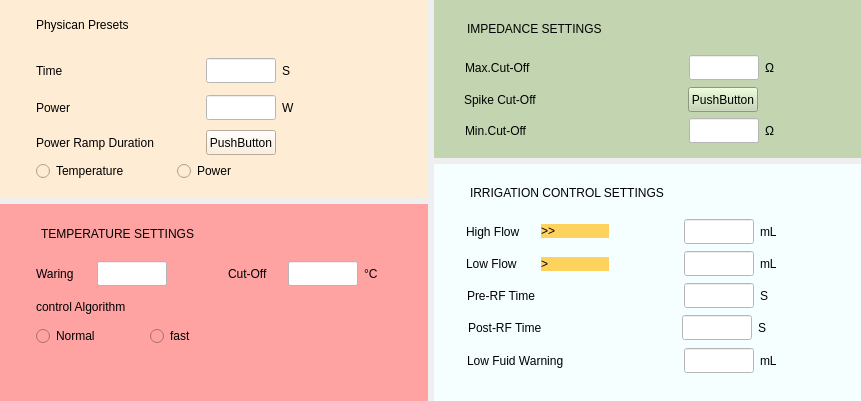
<?xml version="1.0" encoding="UTF-8"?>
<ui version="4.0">
 <class>settingpage</class>
 <widget class="QWidget" name="settingpage">
  <property name="geometry">
   <rect>
    <x>0</x>
    <y>0</y>
    <width>861</width>
    <height>401</height>
   </rect>
  </property>
  <property name="windowTitle">
   <string>settingpage</string>
  </property>
  <widget class="QWidget" name="horizontalLayoutWidget">
   <property name="geometry">
    <rect>
     <x>0</x>
     <y>0</y>
     <width>861</width>
     <height>401</height>
    </rect>
   </property>
   <layout class="QHBoxLayout" name="cathetersettingpage" stretch="5,5">
    <property name="rightMargin">
     <number>0</number>
    </property>
    <item>
     <layout class="QVBoxLayout" name="verticalLayout">
      <property name="bottomMargin">
       <number>0</number>
      </property>
      <item>
       <widget class="QWidget" name="settingPage1" native="true">
        <property name="styleSheet">
         <string notr="true">background-color:rgb(255, 236, 212);</string>
        </property>
        <layout class="QVBoxLayout" name="settingpage1" stretch="3,2,2,2,2,1">
         <property name="topMargin">
          <number>1</number>
         </property>
         <property name="bottomMargin">
          <number>1</number>
         </property>
         <item>
          <layout class="QHBoxLayout" name="horizontalLayout_2" stretch="1,7,7">
           <item>
            <spacer name="horizontalSpacer_2">
             <property name="orientation">
              <enum>Qt::Horizontal</enum>
             </property>
             <property name="sizeHint" stdset="0">
              <size>
               <width>40</width>
               <height>20</height>
              </size>
             </property>
            </spacer>
           </item>
           <item>
            <widget class="QLabel" name="label_physican">
             <property name="styleSheet">
              <string notr="true">font: 75 14pt &quot;Arial Narrow&quot;;</string>
             </property>
             <property name="text">
              <string>Physican Presets</string>
             </property>
            </widget>
           </item>
           <item>
            <spacer name="horizontalSpacer_3">
             <property name="orientation">
              <enum>Qt::Horizontal</enum>
             </property>
             <property name="sizeHint" stdset="0">
              <size>
               <width>40</width>
               <height>20</height>
              </size>
             </property>
            </spacer>
           </item>
          </layout>
         </item>
         <item>
          <layout class="QHBoxLayout" name="horizontalLayout" stretch="1,6,1,1,4">
           <item>
            <spacer name="horizontalSpacer">
             <property name="orientation">
              <enum>Qt::Horizontal</enum>
             </property>
             <property name="sizeHint" stdset="0">
              <size>
               <width>40</width>
               <height>20</height>
              </size>
             </property>
            </spacer>
           </item>
           <item>
            <widget class="QLabel" name="label_physican_time">
             <property name="styleSheet">
              <string notr="true">font: 12pt &quot;Arial Narrow&quot;;</string>
             </property>
             <property name="text">
              <string>Time</string>
             </property>
            </widget>
           </item>
           <item>
            <widget class="QLineEdit" name="lineEdit_physican_time">
             <property name="minimumSize">
              <size>
               <width>70</width>
               <height>25</height>
              </size>
             </property>
             <property name="styleSheet">
              <string notr="true">background-color:rgb(255, 255, 255);</string>
             </property>
            </widget>
           </item>
           <item>
            <widget class="QLabel" name="label_physican_time_s">
             <property name="styleSheet">
              <string notr="true">font: 12pt &quot;Arial Narrow&quot;;</string>
             </property>
             <property name="text">
              <string>S</string>
             </property>
            </widget>
           </item>
           <item>
            <spacer name="horizontalSpacer_5">
             <property name="orientation">
              <enum>Qt::Horizontal</enum>
             </property>
             <property name="sizeHint" stdset="0">
              <size>
               <width>40</width>
               <height>20</height>
              </size>
             </property>
            </spacer>
           </item>
          </layout>
         </item>
         <item>
          <layout class="QHBoxLayout" name="horizontalLayout_3" stretch="1,6,1,1,4">
           <item>
            <spacer name="horizontalSpacer_6">
             <property name="orientation">
              <enum>Qt::Horizontal</enum>
             </property>
             <property name="sizeHint" stdset="0">
              <size>
               <width>40</width>
               <height>20</height>
              </size>
             </property>
            </spacer>
           </item>
           <item>
            <widget class="QLabel" name="label_physican_power">
             <property name="styleSheet">
              <string notr="true">font: 12pt &quot;Arial Narrow&quot;;</string>
             </property>
             <property name="text">
              <string>Power</string>
             </property>
            </widget>
           </item>
           <item>
            <widget class="QLineEdit" name="lineEdit_physican_power">
             <property name="minimumSize">
              <size>
               <width>70</width>
               <height>25</height>
              </size>
             </property>
             <property name="styleSheet">
              <string notr="true">background-color:rgb(255, 255, 255);</string>
             </property>
            </widget>
           </item>
           <item>
            <widget class="QLabel" name="label_physican_power_w">
             <property name="styleSheet">
              <string notr="true">font: 12pt &quot;Arial Narrow&quot;;</string>
             </property>
             <property name="text">
              <string>W</string>
             </property>
            </widget>
           </item>
           <item>
            <spacer name="horizontalSpacer_8">
             <property name="orientation">
              <enum>Qt::Horizontal</enum>
             </property>
             <property name="sizeHint" stdset="0">
              <size>
               <width>40</width>
               <height>20</height>
              </size>
             </property>
            </spacer>
           </item>
          </layout>
         </item>
         <item>
          <layout class="QHBoxLayout" name="horizontalLayout_4" stretch="4,24,4,21">
           <item>
            <spacer name="horizontalSpacer_9">
             <property name="orientation">
              <enum>Qt::Horizontal</enum>
             </property>
             <property name="sizeHint" stdset="0">
              <size>
               <width>40</width>
               <height>20</height>
              </size>
             </property>
            </spacer>
           </item>
           <item>
            <widget class="QLabel" name="label_physican_duration">
             <property name="styleSheet">
              <string notr="true">font: 12pt &quot;Arial Narrow&quot;;</string>
             </property>
             <property name="text">
              <string>Power Ramp Duration</string>
             </property>
            </widget>
           </item>
           <item>
            <widget class="QPushButton" name="pushButton_physican_duration">
             <property name="minimumSize">
              <size>
               <width>70</width>
               <height>25</height>
              </size>
             </property>
             <property name="text">
              <string>PushButton</string>
             </property>
            </widget>
           </item>
           <item>
            <spacer name="horizontalSpacer_11">
             <property name="orientation">
              <enum>Qt::Horizontal</enum>
             </property>
             <property name="sizeHint" stdset="0">
              <size>
               <width>40</width>
               <height>20</height>
              </size>
             </property>
            </spacer>
           </item>
          </layout>
         </item>
         <item>
          <layout class="QHBoxLayout" name="horizontalLayout_5" stretch="1,5,4,5">
           <item>
            <spacer name="horizontalSpacer_4">
             <property name="orientation">
              <enum>Qt::Horizontal</enum>
             </property>
             <property name="sizeHint" stdset="0">
              <size>
               <width>40</width>
               <height>20</height>
              </size>
             </property>
            </spacer>
           </item>
           <item>
            <widget class="QRadioButton" name="radioButton_physican_temperature">
             <property name="styleSheet">
              <string notr="true">font: 12pt &quot;Arial Narrow&quot;;</string>
             </property>
             <property name="text">
              <string>Temperature</string>
             </property>
            </widget>
           </item>
           <item>
            <widget class="QRadioButton" name="radioButton_physican_power">
             <property name="styleSheet">
              <string notr="true">font: 12pt &quot;Arial Narrow&quot;;</string>
             </property>
             <property name="text">
              <string>Power</string>
             </property>
            </widget>
           </item>
           <item>
            <spacer name="horizontalSpacer_7">
             <property name="orientation">
              <enum>Qt::Horizontal</enum>
             </property>
             <property name="sizeHint" stdset="0">
              <size>
               <width>40</width>
               <height>20</height>
              </size>
             </property>
            </spacer>
           </item>
          </layout>
         </item>
         <item>
          <spacer name="verticalSpacer_4">
           <property name="orientation">
            <enum>Qt::Vertical</enum>
           </property>
           <property name="sizeHint" stdset="0">
            <size>
             <width>20</width>
             <height>40</height>
            </size>
           </property>
          </spacer>
         </item>
        </layout>
       </widget>
      </item>
      <item>
       <widget class="QWidget" name="settingPage3" native="true">
        <property name="styleSheet">
         <string notr="true">background-color:rgb(255, 162, 162);
</string>
        </property>
        <layout class="QVBoxLayout" name="settingpage3" stretch="3,2,2,2,4">
         <property name="bottomMargin">
          <number>1</number>
         </property>
         <item>
          <layout class="QHBoxLayout" name="horizontalLayout_6" stretch="1,4,7">
           <item>
            <spacer name="horizontalSpacer_10">
             <property name="orientation">
              <enum>Qt::Horizontal</enum>
             </property>
             <property name="sizeHint" stdset="0">
              <size>
               <width>40</width>
               <height>20</height>
              </size>
             </property>
            </spacer>
           </item>
           <item>
            <widget class="QLabel" name="label_temperature">
             <property name="styleSheet">
              <string notr="true">font: 75 14pt &quot;Arial Narrow&quot;;</string>
             </property>
             <property name="text">
              <string>TEMPERATURE SETTINGS</string>
             </property>
            </widget>
           </item>
           <item>
            <spacer name="horizontalSpacer_12">
             <property name="orientation">
              <enum>Qt::Horizontal</enum>
             </property>
             <property name="sizeHint" stdset="0">
              <size>
               <width>40</width>
               <height>20</height>
              </size>
             </property>
            </spacer>
           </item>
          </layout>
         </item>
         <item>
          <layout class="QHBoxLayout" name="horizontalLayout_8" stretch="1,2,1,2,2,1,2">
           <item>
            <spacer name="horizontalSpacer_13">
             <property name="orientation">
              <enum>Qt::Horizontal</enum>
             </property>
             <property name="sizeHint" stdset="0">
              <size>
               <width>40</width>
               <height>20</height>
              </size>
             </property>
            </spacer>
           </item>
           <item>
            <widget class="QLabel" name="label_temperature_waring">
             <property name="styleSheet">
              <string notr="true">font: 12pt &quot;Arial Narrow&quot;;</string>
             </property>
             <property name="text">
              <string>Waring</string>
             </property>
            </widget>
           </item>
           <item>
            <widget class="QLineEdit" name="lineEdit_temperature_waring">
             <property name="minimumSize">
              <size>
               <width>70</width>
               <height>25</height>
              </size>
             </property>
             <property name="styleSheet">
              <string notr="true">background-color:rgb(255, 255, 255);</string>
             </property>
            </widget>
           </item>
           <item>
            <spacer name="horizontalSpacer_14">
             <property name="orientation">
              <enum>Qt::Horizontal</enum>
             </property>
             <property name="sizeHint" stdset="0">
              <size>
               <width>40</width>
               <height>20</height>
              </size>
             </property>
            </spacer>
           </item>
           <item>
            <widget class="QLabel" name="label_temperature_cutoff">
             <property name="styleSheet">
              <string notr="true">font: 12pt &quot;Arial Narrow&quot;;</string>
             </property>
             <property name="text">
              <string>Cut-Off</string>
             </property>
            </widget>
           </item>
           <item>
            <widget class="QLineEdit" name="lineEdit_temperature_cutoff">
             <property name="minimumSize">
              <size>
               <width>70</width>
               <height>25</height>
              </size>
             </property>
             <property name="styleSheet">
              <string notr="true">background-color:rgb(255, 255, 255);</string>
             </property>
            </widget>
           </item>
           <item>
            <widget class="QLabel" name="label_temperature_cutoff2">
             <property name="styleSheet">
              <string notr="true">font: 12pt &quot;Arial Narrow&quot;;</string>
             </property>
             <property name="text">
              <string>°C</string>
             </property>
            </widget>
           </item>
          </layout>
         </item>
         <item>
          <layout class="QHBoxLayout" name="horizontalLayout_9" stretch="1,5,9">
           <item>
            <spacer name="horizontalSpacer_15">
             <property name="orientation">
              <enum>Qt::Horizontal</enum>
             </property>
             <property name="sizeHint" stdset="0">
              <size>
               <width>40</width>
               <height>20</height>
              </size>
             </property>
            </spacer>
           </item>
           <item>
            <widget class="QLabel" name="label_temperature_control">
             <property name="styleSheet">
              <string notr="true">font: 12pt &quot;Arial Narrow&quot;;</string>
             </property>
             <property name="text">
              <string>control Algorithm</string>
             </property>
            </widget>
           </item>
           <item>
            <spacer name="horizontalSpacer_16">
             <property name="orientation">
              <enum>Qt::Horizontal</enum>
             </property>
             <property name="sizeHint" stdset="0">
              <size>
               <width>40</width>
               <height>20</height>
              </size>
             </property>
            </spacer>
           </item>
          </layout>
         </item>
         <item>
          <layout class="QHBoxLayout" name="horizontalLayout_7" stretch="1,4,3,7">
           <item>
            <spacer name="horizontalSpacer_18">
             <property name="orientation">
              <enum>Qt::Horizontal</enum>
             </property>
             <property name="sizeHint" stdset="0">
              <size>
               <width>40</width>
               <height>20</height>
              </size>
             </property>
            </spacer>
           </item>
           <item>
            <widget class="QRadioButton" name="radioButton_temperature_normal">
             <property name="styleSheet">
              <string notr="true">font: 12pt &quot;Arial Narrow&quot;;</string>
             </property>
             <property name="text">
              <string>Normal</string>
             </property>
            </widget>
           </item>
           <item>
            <widget class="QRadioButton" name="radioButton_temperature_fast">
             <property name="styleSheet">
              <string notr="true">font: 12pt &quot;Arial Narrow&quot;;</string>
             </property>
             <property name="text">
              <string>fast</string>
             </property>
            </widget>
           </item>
           <item>
            <spacer name="horizontalSpacer_17">
             <property name="orientation">
              <enum>Qt::Horizontal</enum>
             </property>
             <property name="sizeHint" stdset="0">
              <size>
               <width>40</width>
               <height>20</height>
              </size>
             </property>
            </spacer>
           </item>
          </layout>
         </item>
         <item>
          <spacer name="verticalSpacer">
           <property name="orientation">
            <enum>Qt::Vertical</enum>
           </property>
           <property name="sizeHint" stdset="0">
            <size>
             <width>20</width>
             <height>40</height>
            </size>
           </property>
          </spacer>
         </item>
        </layout>
       </widget>
      </item>
     </layout>
    </item>
    <item>
     <layout class="QVBoxLayout" name="verticalLayout_2" stretch="2,3">
      <property name="bottomMargin">
       <number>0</number>
      </property>
      <item>
       <widget class="QWidget" name="settingPage2" native="true">
        <property name="styleSheet">
         <string notr="true">background-color:rgb(195, 213, 176);</string>
        </property>
        <layout class="QVBoxLayout" name="settingpage2" stretch="3,2,2,2,1">
         <property name="bottomMargin">
          <number>1</number>
         </property>
         <item>
          <layout class="QHBoxLayout" name="horizontalLayout_10" stretch="1,6,10">
           <item>
            <spacer name="horizontalSpacer_19">
             <property name="orientation">
              <enum>Qt::Horizontal</enum>
             </property>
             <property name="sizeHint" stdset="0">
              <size>
               <width>40</width>
               <height>20</height>
              </size>
             </property>
            </spacer>
           </item>
           <item>
            <widget class="QLabel" name="label_impedance">
             <property name="styleSheet">
              <string notr="true">font: 75 14pt &quot;Arial Narrow&quot;;</string>
             </property>
             <property name="text">
              <string>IMPEDANCE SETTINGS</string>
             </property>
            </widget>
           </item>
           <item>
            <spacer name="horizontalSpacer_20">
             <property name="orientation">
              <enum>Qt::Horizontal</enum>
             </property>
             <property name="sizeHint" stdset="0">
              <size>
               <width>40</width>
               <height>20</height>
              </size>
             </property>
            </spacer>
           </item>
          </layout>
         </item>
         <item>
          <layout class="QHBoxLayout" name="horizontalLayout_11" stretch="1,10,2,2,2">
           <item>
            <spacer name="horizontalSpacer_21">
             <property name="orientation">
              <enum>Qt::Horizontal</enum>
             </property>
             <property name="sizeHint" stdset="0">
              <size>
               <width>40</width>
               <height>20</height>
              </size>
             </property>
            </spacer>
           </item>
           <item>
            <widget class="QLabel" name="label_impedance_maxcutoff">
             <property name="styleSheet">
              <string notr="true">font: 12pt &quot;Arial Narrow&quot;;</string>
             </property>
             <property name="text">
              <string>Max.Cut-Off</string>
             </property>
            </widget>
           </item>
           <item>
            <widget class="QLineEdit" name="lineEdit_impedance_maxcutoff">
             <property name="minimumSize">
              <size>
               <width>70</width>
               <height>25</height>
              </size>
             </property>
             <property name="styleSheet">
              <string notr="true">background-color:rgb(255, 255, 255);</string>
             </property>
            </widget>
           </item>
           <item>
            <widget class="QLabel" name="label_impedance_maxcutoff2">
             <property name="styleSheet">
              <string notr="true">font: 12pt &quot;Arial Narrow&quot;;</string>
             </property>
             <property name="text">
              <string>Ω</string>
             </property>
            </widget>
           </item>
           <item>
            <spacer name="horizontalSpacer_24">
             <property name="orientation">
              <enum>Qt::Horizontal</enum>
             </property>
             <property name="sizeHint" stdset="0">
              <size>
               <width>40</width>
               <height>20</height>
              </size>
             </property>
            </spacer>
           </item>
          </layout>
         </item>
         <item>
          <layout class="QHBoxLayout" name="horizontalLayout_12" stretch="11,114,20,49">
           <item>
            <spacer name="horizontalSpacer_22">
             <property name="orientation">
              <enum>Qt::Horizontal</enum>
             </property>
             <property name="sizeHint" stdset="0">
              <size>
               <width>40</width>
               <height>20</height>
              </size>
             </property>
            </spacer>
           </item>
           <item>
            <widget class="QLabel" name="label_impedance_spikecutoff">
             <property name="styleSheet">
              <string notr="true">font: 12pt &quot;Arial Narrow&quot;;</string>
             </property>
             <property name="text">
              <string>Spike Cut-Off</string>
             </property>
            </widget>
           </item>
           <item>
            <widget class="QPushButton" name="pushButton_impedance_spikecutoff">
             <property name="minimumSize">
              <size>
               <width>70</width>
               <height>25</height>
              </size>
             </property>
             <property name="text">
              <string>PushButton</string>
             </property>
            </widget>
           </item>
           <item>
            <spacer name="horizontalSpacer_25">
             <property name="orientation">
              <enum>Qt::Horizontal</enum>
             </property>
             <property name="sizeHint" stdset="0">
              <size>
               <width>40</width>
               <height>20</height>
              </size>
             </property>
            </spacer>
           </item>
          </layout>
         </item>
         <item>
          <layout class="QHBoxLayout" name="horizontalLayout_13" stretch="1,10,2,2,2">
           <item>
            <spacer name="horizontalSpacer_23">
             <property name="orientation">
              <enum>Qt::Horizontal</enum>
             </property>
             <property name="sizeHint" stdset="0">
              <size>
               <width>40</width>
               <height>20</height>
              </size>
             </property>
            </spacer>
           </item>
           <item>
            <widget class="QLabel" name="label_impedance_mincutoff">
             <property name="styleSheet">
              <string notr="true">font: 12pt &quot;Arial Narrow&quot;;</string>
             </property>
             <property name="text">
              <string>Min.Cut-Off</string>
             </property>
            </widget>
           </item>
           <item>
            <widget class="QLineEdit" name="lineEdit_impedance_mincutoff">
             <property name="minimumSize">
              <size>
               <width>70</width>
               <height>25</height>
              </size>
             </property>
             <property name="styleSheet">
              <string notr="true">background-color:rgb(255, 255, 255);</string>
             </property>
            </widget>
           </item>
           <item>
            <widget class="QLabel" name="label_impedance_mincutoff2">
             <property name="styleSheet">
              <string notr="true">font: 12pt &quot;Arial Narrow&quot;;</string>
             </property>
             <property name="text">
              <string>Ω</string>
             </property>
            </widget>
           </item>
           <item>
            <spacer name="horizontalSpacer_26">
             <property name="orientation">
              <enum>Qt::Horizontal</enum>
             </property>
             <property name="sizeHint" stdset="0">
              <size>
               <width>40</width>
               <height>20</height>
              </size>
             </property>
            </spacer>
           </item>
          </layout>
         </item>
         <item>
          <spacer name="verticalSpacer_3">
           <property name="orientation">
            <enum>Qt::Vertical</enum>
           </property>
           <property name="sizeHint" stdset="0">
            <size>
             <width>20</width>
             <height>40</height>
            </size>
           </property>
          </spacer>
         </item>
        </layout>
       </widget>
      </item>
      <item>
       <widget class="QWidget" name="settingPage4" native="true">
        <property name="styleSheet">
         <string notr="true">background-color:rgb(245, 255, 255);</string>
        </property>
        <layout class="QVBoxLayout" name="settingpage4" stretch="3,2,2,2,2,2,2">
         <property name="bottomMargin">
          <number>1</number>
         </property>
         <item>
          <layout class="QHBoxLayout" name="horizontalLayout_14" stretch="1,8,6">
           <item>
            <spacer name="horizontalSpacer_27">
             <property name="orientation">
              <enum>Qt::Horizontal</enum>
             </property>
             <property name="sizeHint" stdset="0">
              <size>
               <width>40</width>
               <height>20</height>
              </size>
             </property>
            </spacer>
           </item>
           <item>
            <widget class="QLabel" name="label_irrigation">
             <property name="styleSheet">
              <string notr="true">font: 75 14pt &quot;Arial Narrow&quot;;</string>
             </property>
             <property name="text">
              <string>IRRIGATION CONTROL SETTINGS</string>
             </property>
            </widget>
           </item>
           <item>
            <spacer name="horizontalSpacer_33">
             <property name="orientation">
              <enum>Qt::Horizontal</enum>
             </property>
             <property name="sizeHint" stdset="0">
              <size>
               <width>40</width>
               <height>20</height>
              </size>
             </property>
            </spacer>
           </item>
          </layout>
         </item>
         <item>
          <layout class="QHBoxLayout" name="horizontalLayout_16" stretch="1,3,3,3,1,1,3">
           <item>
            <spacer name="horizontalSpacer_28">
             <property name="orientation">
              <enum>Qt::Horizontal</enum>
             </property>
             <property name="sizeHint" stdset="0">
              <size>
               <width>40</width>
               <height>20</height>
              </size>
             </property>
            </spacer>
           </item>
           <item>
            <widget class="QLabel" name="label_irrigation_highFlow">
             <property name="styleSheet">
              <string notr="true">font: 12pt &quot;Arial Narrow&quot;;</string>
             </property>
             <property name="text">
              <string>High Flow</string>
             </property>
            </widget>
           </item>
           <item alignment="Qt::AlignVCenter">
            <widget class="QLabel" name="label_irrigation_highFlow2">
             <property name="styleSheet">
              <string notr="true">font: 12pt &quot;Arial Narrow&quot;;
background-color: rgb(255, 209, 93);</string>
             </property>
             <property name="text">
              <string>&gt;&gt;</string>
             </property>
            </widget>
           </item>
           <item>
            <spacer name="horizontalSpacer_39">
             <property name="orientation">
              <enum>Qt::Horizontal</enum>
             </property>
             <property name="sizeHint" stdset="0">
              <size>
               <width>40</width>
               <height>20</height>
              </size>
             </property>
            </spacer>
           </item>
           <item>
            <widget class="QLineEdit" name="lineEdit_irrigation_highFlow">
             <property name="minimumSize">
              <size>
               <width>70</width>
               <height>25</height>
              </size>
             </property>
             <property name="styleSheet">
              <string notr="true">background-color:rgb(255, 255, 255);</string>
             </property>
            </widget>
           </item>
           <item>
            <widget class="QLabel" name="label_irrigation_highFlow3">
             <property name="styleSheet">
              <string notr="true">font: 12pt &quot;Arial Narrow&quot;;</string>
             </property>
             <property name="text">
              <string>mL</string>
             </property>
            </widget>
           </item>
           <item>
            <spacer name="horizontalSpacer_34">
             <property name="orientation">
              <enum>Qt::Horizontal</enum>
             </property>
             <property name="sizeHint" stdset="0">
              <size>
               <width>40</width>
               <height>20</height>
              </size>
             </property>
            </spacer>
           </item>
          </layout>
         </item>
         <item>
          <layout class="QHBoxLayout" name="horizontalLayout_15" stretch="1,3,3,3,1,1,3">
           <item>
            <spacer name="horizontalSpacer_29">
             <property name="orientation">
              <enum>Qt::Horizontal</enum>
             </property>
             <property name="sizeHint" stdset="0">
              <size>
               <width>40</width>
               <height>20</height>
              </size>
             </property>
            </spacer>
           </item>
           <item>
            <widget class="QLabel" name="label_irrigation_lowFlow">
             <property name="styleSheet">
              <string notr="true">font: 12pt &quot;Arial Narrow&quot;;</string>
             </property>
             <property name="text">
              <string>Low Flow</string>
             </property>
            </widget>
           </item>
           <item alignment="Qt::AlignVCenter">
            <widget class="QLabel" name="label_irrigation_lowFlow2">
             <property name="styleSheet">
              <string notr="true">font: 12pt &quot;Arial Narrow&quot;;
background-color: rgb(255, 209, 93);</string>
             </property>
             <property name="text">
              <string>&gt;</string>
             </property>
            </widget>
           </item>
           <item>
            <spacer name="horizontalSpacer_40">
             <property name="orientation">
              <enum>Qt::Horizontal</enum>
             </property>
             <property name="sizeHint" stdset="0">
              <size>
               <width>40</width>
               <height>20</height>
              </size>
             </property>
            </spacer>
           </item>
           <item>
            <widget class="QLineEdit" name="lineEdit_irrigation_lowFlow">
             <property name="minimumSize">
              <size>
               <width>70</width>
               <height>25</height>
              </size>
             </property>
             <property name="styleSheet">
              <string notr="true">background-color:rgb(255, 255, 255);</string>
             </property>
            </widget>
           </item>
           <item>
            <widget class="QLabel" name="label_irrigation_lowFlow3">
             <property name="styleSheet">
              <string notr="true">font: 12pt &quot;Arial Narrow&quot;;</string>
             </property>
             <property name="text">
              <string>mL</string>
             </property>
            </widget>
           </item>
           <item>
            <spacer name="horizontalSpacer_35">
             <property name="orientation">
              <enum>Qt::Horizontal</enum>
             </property>
             <property name="sizeHint" stdset="0">
              <size>
               <width>40</width>
               <height>20</height>
              </size>
             </property>
            </spacer>
           </item>
          </layout>
         </item>
         <item>
          <layout class="QHBoxLayout" name="horizontalLayout_17" stretch="9,29,49,10,10,24">
           <item>
            <spacer name="horizontalSpacer_30">
             <property name="orientation">
              <enum>Qt::Horizontal</enum>
             </property>
             <property name="sizeHint" stdset="0">
              <size>
               <width>40</width>
               <height>20</height>
              </size>
             </property>
            </spacer>
           </item>
           <item>
            <widget class="QLabel" name="label_irrigation_preRF">
             <property name="styleSheet">
              <string notr="true">font: 12pt &quot;Arial Narrow&quot;;</string>
             </property>
             <property name="text">
              <string>Pre-RF Time</string>
             </property>
            </widget>
           </item>
           <item>
            <spacer name="horizontalSpacer_41">
             <property name="orientation">
              <enum>Qt::Horizontal</enum>
             </property>
             <property name="sizeHint" stdset="0">
              <size>
               <width>40</width>
               <height>20</height>
              </size>
             </property>
            </spacer>
           </item>
           <item>
            <widget class="QLineEdit" name="lineEdit_irrigation_preRF">
             <property name="minimumSize">
              <size>
               <width>70</width>
               <height>25</height>
              </size>
             </property>
             <property name="styleSheet">
              <string notr="true">background-color:rgb(255, 255, 255);</string>
             </property>
            </widget>
           </item>
           <item>
            <widget class="QLabel" name="label_irrigation_preRF2">
             <property name="styleSheet">
              <string notr="true">font: 12pt &quot;Arial Narrow&quot;;</string>
             </property>
             <property name="text">
              <string>S </string>
             </property>
            </widget>
           </item>
           <item>
            <spacer name="horizontalSpacer_36">
             <property name="orientation">
              <enum>Qt::Horizontal</enum>
             </property>
             <property name="sizeHint" stdset="0">
              <size>
               <width>40</width>
               <height>20</height>
              </size>
             </property>
            </spacer>
           </item>
          </layout>
         </item>
         <item>
          <layout class="QHBoxLayout" name="horizontalLayout_18" stretch="9,27,48,10,10,24">
           <item>
            <spacer name="horizontalSpacer_31">
             <property name="orientation">
              <enum>Qt::Horizontal</enum>
             </property>
             <property name="sizeHint" stdset="0">
              <size>
               <width>40</width>
               <height>20</height>
              </size>
             </property>
            </spacer>
           </item>
           <item>
            <widget class="QLabel" name="label_irrigation_postRF">
             <property name="styleSheet">
              <string notr="true">font: 12pt &quot;Arial Narrow&quot;;</string>
             </property>
             <property name="text">
              <string>Post-RF Time</string>
             </property>
            </widget>
           </item>
           <item>
            <spacer name="horizontalSpacer_42">
             <property name="orientation">
              <enum>Qt::Horizontal</enum>
             </property>
             <property name="sizeHint" stdset="0">
              <size>
               <width>40</width>
               <height>20</height>
              </size>
             </property>
            </spacer>
           </item>
           <item>
            <widget class="QLineEdit" name="lineEdit_irrigation_postRF">
             <property name="minimumSize">
              <size>
               <width>70</width>
               <height>25</height>
              </size>
             </property>
             <property name="styleSheet">
              <string notr="true">background-color:rgb(255, 255, 255);</string>
             </property>
            </widget>
           </item>
           <item>
            <widget class="QLabel" name="label_irrigation_postRF2">
             <property name="styleSheet">
              <string notr="true">font: 12pt &quot;Arial Narrow&quot;;</string>
             </property>
             <property name="text">
              <string>S</string>
             </property>
            </widget>
           </item>
           <item>
            <spacer name="horizontalSpacer_37">
             <property name="orientation">
              <enum>Qt::Horizontal</enum>
             </property>
             <property name="sizeHint" stdset="0">
              <size>
               <width>40</width>
               <height>20</height>
              </size>
             </property>
            </spacer>
           </item>
          </layout>
         </item>
         <item>
          <layout class="QHBoxLayout" name="horizontalLayout_19" stretch="9,42,36,10,10,24">
           <item>
            <spacer name="horizontalSpacer_32">
             <property name="orientation">
              <enum>Qt::Horizontal</enum>
             </property>
             <property name="sizeHint" stdset="0">
              <size>
               <width>40</width>
               <height>20</height>
              </size>
             </property>
            </spacer>
           </item>
           <item>
            <widget class="QLabel" name="label_irrigation_lowFuidWarning">
             <property name="styleSheet">
              <string notr="true">font: 12pt &quot;Arial Narrow&quot;;</string>
             </property>
             <property name="text">
              <string>Low Fuid Warning</string>
             </property>
            </widget>
           </item>
           <item>
            <spacer name="horizontalSpacer_43">
             <property name="orientation">
              <enum>Qt::Horizontal</enum>
             </property>
             <property name="sizeHint" stdset="0">
              <size>
               <width>40</width>
               <height>20</height>
              </size>
             </property>
            </spacer>
           </item>
           <item>
            <widget class="QLineEdit" name="lineEdit_irrigation_lowFuidWarning">
             <property name="minimumSize">
              <size>
               <width>70</width>
               <height>25</height>
              </size>
             </property>
             <property name="styleSheet">
              <string notr="true">background-color:rgb(255, 255, 255);</string>
             </property>
            </widget>
           </item>
           <item>
            <widget class="QLabel" name="label_irrigation_lowFuidWarning2">
             <property name="styleSheet">
              <string notr="true">font: 12pt &quot;Arial Narrow&quot;;</string>
             </property>
             <property name="text">
              <string>mL</string>
             </property>
            </widget>
           </item>
           <item>
            <spacer name="horizontalSpacer_38">
             <property name="orientation">
              <enum>Qt::Horizontal</enum>
             </property>
             <property name="sizeHint" stdset="0">
              <size>
               <width>40</width>
               <height>20</height>
              </size>
             </property>
            </spacer>
           </item>
          </layout>
         </item>
         <item>
          <spacer name="verticalSpacer_2">
           <property name="orientation">
            <enum>Qt::Vertical</enum>
           </property>
           <property name="sizeHint" stdset="0">
            <size>
             <width>20</width>
             <height>40</height>
            </size>
           </property>
          </spacer>
         </item>
        </layout>
       </widget>
      </item>
     </layout>
    </item>
   </layout>
  </widget>
 </widget>
 <resources/>
 <connections/>
</ui>
